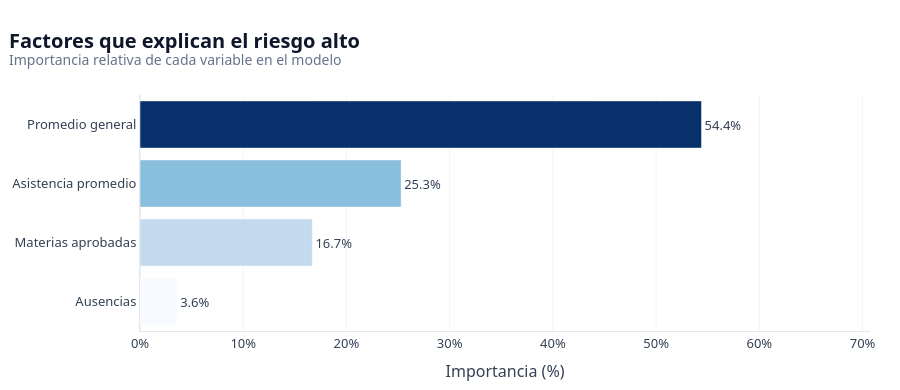

This figure's notebook cell:
### Code cell
etiquetas = {
    "asistencia_promedio": "Asistencia promedio",
    "materias_con_aprobacion": "Materias aprobadas",
    "promedio_general": "Promedio general",
    "cantidad_ausentes": "Ausencias",
}
df_imp = (
    pd.DataFrame(
        {
            "Factor": [etiquetas[f] for f in features],
            "Importancia": (modelo.feature_importances_ * 100).round(1),
        }
    )
    .sort_values("Importancia")
)

fig_imp = px.bar(
    df_imp,
    x="Importancia",
    y="Factor",
    orientation="h",
    text="Importancia",
    color="Importancia",
    color_continuous_scale="Blues",
    labels={"Importancia": "Importancia (%)", "Factor": ""},
)
fig_imp.update_traces(texttemplate="%{x:.1f}%", textposition="outside")
estilo_fig(
    fig_imp,
    "Factores que explican el riesgo alto",
    "Importancia relativa de cada variable en el modelo",
    height=390,
    grid="x",
)
fig_imp.update_layout(coloraxis_showscale=False)
fig_imp.update_xaxes(
    range=[0, df_imp["Importancia"].max() * 1.3], ticksuffix="%", title="Importancia (%)"
)
fig_imp.update_yaxes(title=None)
fig_imp.show()

### Figure 1 — Plotly figure (JSON) as saved in the notebook; plotly's stock layout.template omitted (floating-point values rounded to 4 significant figures)
{"data": [{"hovertemplate": "Importancia (%)=%{marker.color}<br>=%{y}<extra></extra>", "legendgroup": "", "marker": {"color": [3.6, 16.7, 25.3, 54.4], "coloraxis": "coloraxis", "pattern": {"shape": ""}}, "name": "", "orientation": "h", "showlegend": false, "text": [3.6, 16.7, 25.3, 54.4], "textposition": "outside", "texttemplate": "%{x:.1f}%", "type": "bar", "x": [3.6, 16.7, 25.3, 54.4], "xaxis": "x", "y": ["Ausencias", "Materias aprobadas", "Asistencia promedio", "Promedio general"], "yaxis": "y"}], "layout": {"barmode": "relative", "coloraxis": {"autocolorscale": false, "colorbar": {"title": {"text": "Importancia (%)"}}, "colorscale": [[0, "rgb(247,251,255)"], [0.125, "rgb(222,235,247)"], [0.25, "rgb(198,219,239)"], [0.375, "rgb(158,202,225)"], [0.5, "rgb(107,174,214)"], [0.625, "rgb(66,146,198)"], [0.75, "rgb(33,113,181)"], [0.875, "rgb(8,81,156)"], [1, "rgb(8,48,107)"]], "showscale": false}, "font": {"color": "#334155", "family": "Segoe UI, Arial, sans-serif", "size": 13}, "height": 390, "hoverlabel": {"bgcolor": "white", "font": {"family": "Segoe UI, Arial", "size": 12}}, "legend": {"orientation": "h", "title": {"text": ""}, "tracegroupgap": 0, "traceorder": "normal", "x": 1, "xanchor": "right", "y": 1.02, "yanchor": "bottom"}, "margin": {"b": 45, "l": 20, "r": 30, "t": 95}, "paper_bgcolor": "white", "plot_bgcolor": "white", "title": {"font": {"color": "#0F172A", "size": 20}, "text": "<b>Factores que explican el riesgo alto</b><br><sup style='color:#64748B'>Importancia relativa de cada variable en el modelo</sup>", "x": 0.01, "xanchor": "left"}, "xaxis": {"anchor": "y", "domain": [0, 1], "gridcolor": "#F1F5F9", "linecolor": "#E2E8F0", "range": [0, 70.72], "showgrid": true, "ticksuffix": "%", "title": {"text": "Importancia (%)"}}, "yaxis": {"anchor": "x", "domain": [0, 1], "gridcolor": "#F1F5F9", "linecolor": "#E2E8F0", "showgrid": false, "title": {}, "zeroline": false}}}
